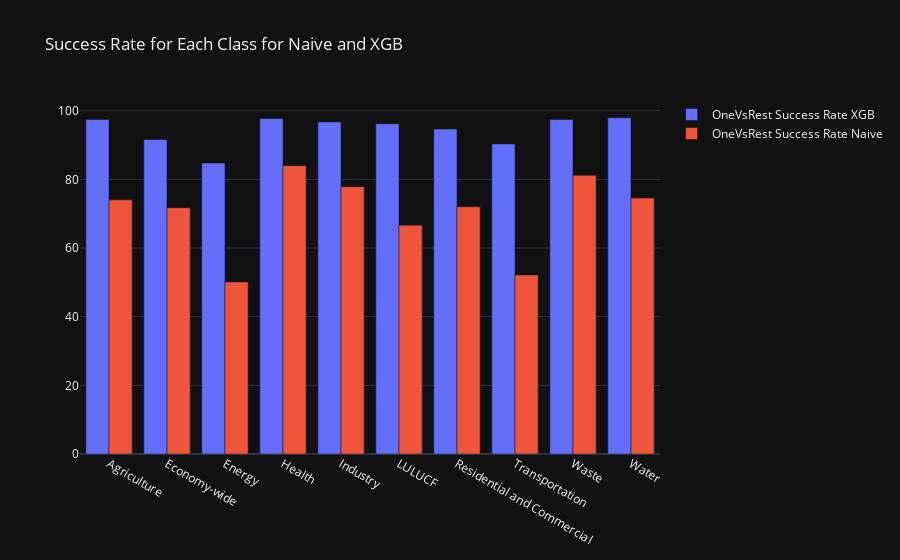

The notebook cell this image was saved under:
### Code cell
plot_one_vs_rest_success_rates(y_true, y_pred, y_pred_naive, classes=mlb.classes_)

### Figure 1 — Plotly figure (JSON) as saved in the notebook; plotly's stock layout.template omitted (floating-point values rounded to 4 significant figures)
{"data": [{"name": "OneVsRest Success Rate XGB", "x": ["Agriculture", "Economy-wide", "Energy", "Health", "Industry", "LULUCF", "Residential and Commercial", "Transportation", "Waste", "Water"], "y": [97.46, 91.6, 84.73, 97.71, 96.69, 96.18, 94.66, 90.33, 97.46, 97.96], "type": "bar"}, {"name": "OneVsRest Success Rate Naive", "x": ["Agriculture", "Economy-wide", "Energy", "Health", "Industry", "LULUCF", "Residential and Commercial", "Transportation", "Waste", "Water"], "y": [74.05, 71.76, 50.13, 83.97, 77.86, 66.67, 72.01, 52.16, 81.17, 74.55], "type": "bar"}], "layout": {"barmode": "group", "title": {"text": "Success Rate for Each Class for Naive and XGB"}}}
